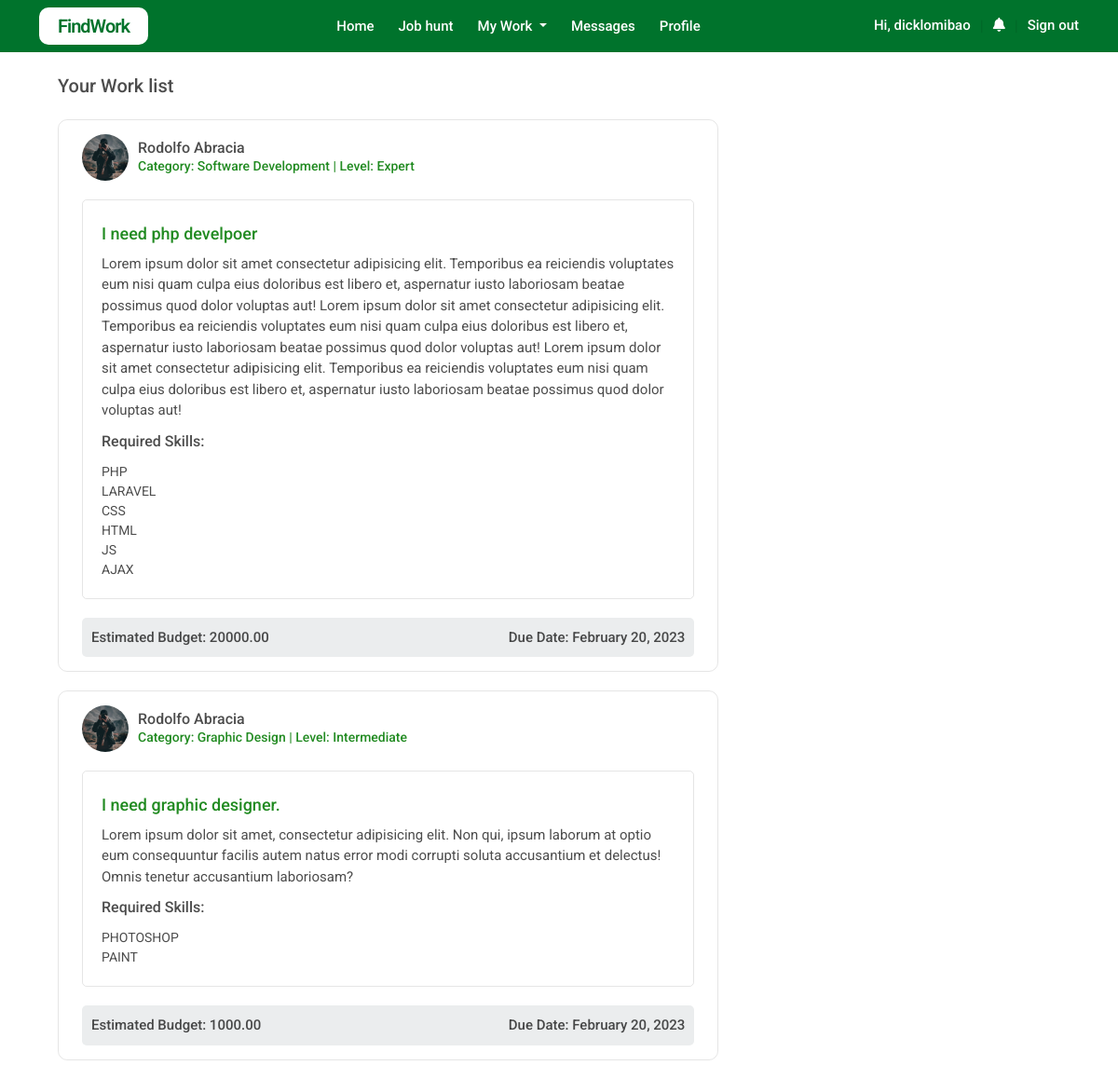
The page /pages/freelancer/freelance_myworklist.php (signed in) on the database its author committed.
### tables this page shows
CREATE TABLE `proposal` (
  `id` varchar(200) NOT NULL,
  `owner` varchar(200) NOT NULL,
  `job_id` varchar(200) NOT NULL,
  `proposal_title` varchar(1000) NOT NULL,
  `proposal_desc` varchar(10000) NOT NULL,
  `proposal_price` float NOT NULL,
  `proposal_duration` varchar(200) NOT NULL,
  `proposal_otherinfo` varchar(200) NOT NULL,
  `proposal_status` int(11) NOT NULL,
  `remarks` varchar(2000) DEFAULT NULL,
  `date_created` datetime NOT NULL,
  `delivered` int(11) NOT NULL,
  `delivered_item` varchar(200) NOT NULL
);

CREATE TABLE `accountinfo` (
  `id` int(11) NOT NULL,
  `owner_id` varchar(200) NOT NULL,
  `username` varchar(200) NOT NULL,
  `password` varchar(300) NOT NULL,
  `email` varchar(300) NOT NULL,
  `type` int(11) NOT NULL,
  `profile_pic` varchar(300) NOT NULL,
  `date_created` timestamp NOT NULL DEFAULT current_timestamp() ON UPDATE current_timestamp(),
  `user_status` datetime DEFAULT NULL
);

CREATE TABLE `categories` (
  `id` int(11) NOT NULL,
  `title` varchar(200) NOT NULL,
  `descriptions` varchar(500) NOT NULL,
  `date_created` timestamp NOT NULL DEFAULT current_timestamp()
);

CREATE TABLE `jobs` (
  `id` varchar(200) NOT NULL,
  `owner_id` varchar(200) NOT NULL,
  `title` varchar(500) NOT NULL,
  `descriptions` varchar(10000) NOT NULL,
  `category_id` int(10) NOT NULL,
  `level` varchar(200) NOT NULL,
  `required_skills` varchar(2000) NOT NULL,
  `budget` float NOT NULL,
  `due_date` datetime NOT NULL,
  `date_created` datetime DEFAULT NULL,
  `status` int(2) NOT NULL
);

### classes/db_config.php (called while the page is built, shortened)
<?php
class DB{
    private $host = "localhost";
    private $user = "root";
    private $pass = "";
    private $db = "findwork";
    private $connection;
    function __construct()
    {
        try{
            $this->connection = new PDO(
                "mysql:host=$this->host;dbname=$this->db",
                $this->user,
                $this->pass,
                [PDO::ATTR_ERRMODE => PDO::ERRMODE_EXCEPTION]
            );
            return $this->connection;
        }catch(PDOException $ex){
            echo "Error: " . $ex->getMessage();
        }
    }
    function getConnection(){
        return $this->connection;
    }
}

### classes/proposal.php (called while the page is built, shortened)
<?php
require_once "db_config.php";
class Proposal extends DB
{
    public function getWorkListOfFreelancer()
    {
        $sql = 'SELECT * FROM `proposal` WHERE owner = ? and `proposal_status` = 1';
        $stmt = $this->getConnection()->prepare($sql);
        $stmt->execute([
            $_SESSION['ownerid']
        ]);
        return $stmt->fetchAll(PDO::FETCH_ASSOC);
    }
}

### classes/job_list_getter.php (called while the page is built, shortened)
<?php
require_once 'db_config.php';
class Job_collection extends DB
{
    public function getWorkListOfFreelancer($id)
    {
        $sql = "SELECT
        jobs.id as jobid,
        jobs.title as jobtitle,
        jobs.descriptions,
        categories.id as catid,
        categories.title as cattitle,
        jobs.level,
        jobs.required_skills,
        jobs.budget,
        jobs.due_date,
        jobs.date_created,
        jobs.status,
        userinfo.id as userid,
        concat(userinfo.firstname,' ',userinfo.lastname) as fullname,
        accountinfo.profile_pic
        FROM jobs,accountinfo,categories,userinfo
        WHERE
        jobs.owner_id = userinfo.id
        and categories.id = jobs.category_id
        and accountinfo.owner_id = userinfo.id
        AND jobs.status = 3 and jobs.id = ? ";
        $stmt = $this->getConnection()->prepare($sql);
        $stmt->execute([$id]);
        return $stmt->fetchAll(PDO::FETCH_ASSOC);
    }
}

### classes/predefined_function.php (called while the page is built, shortened)
<?php
function decimal($num){
    return number_format($num, 2, '.', '');
}
?>

### pages/freelancer/freelance_myworklist.php (the view, shortened to what this page needs)
<?php
require_once '../../classes/job_list_getter.php';
require_once '../../classes/predefined_function.php';
require_once '../../classes/proposal.php';
$job_collection = new Job_collection;
$proposal = new Proposal;
$proposallist = $proposal->getWorkListOfFreelancer();
?>
<!DOCTYPE html>
<html lang="en">
<head>
    <?php require_once '../linklist.php'; ?>
    <link rel="stylesheet" href="../../css/client_jobslist.css">
    <link rel="stylesheet" href="../../css/freelancer_jobhunting.css">
</head>
<body>
    <?php include 'freelancer_navbar.php' ?>
    <div class="margin-side">
        <div class="container-fluid" style="margin-top: 80px;">
            <div class="row">
                <div class="col-md-8">
                    <div class="row">
                        <div class="col-md-12">
                            <h5>Your Work list</h5>
                            <br>
                            <?php foreach ($proposallist as $list) {
                                $job = $job_collection->getWorkListOfFreelancer($list['job_id']);
                                if (!empty($job)) {
                                    if ($job[0]['status'] == 3) { ?>
                                        <a href="freelancer_jobstart_view.php?jobid=<?php echo $list['job_id']; ?>" class="jobs-link">
                                            <div class="job-content">
                                                <div class="job-basic-info">
                                                    <div class="content-info">
                                                        <img src="../../assets/profilepicture/<?php echo $job[0]['profile_pic']; ?>" alt="Avatar" class="owner-avatar">
                                                        <div>
                                                            <h6 class="owner-name"><?php echo $job[0]['fullname']; ?></h6>
                                                            <p class="job-category">Category: <?php echo $job[0]['cattitle']; ?> | Level: <?php echo $job[0]['level'] ?></p>
                                                        </div>
                                                    </div>
                                                </div>
                                                <div class="job-primary-info">
                                                    <div class="job-main-content">
                                                        <h5 class="job-title"><?php echo $job[0]['jobtitle']; ?></h5>
                                                        <p class="job-desc"><?php echo $job[0]['descriptions']; ?></p>
                                                        <Label class="required-label">Required Skills:</Label>
                                                        <pre>
<?php echo $job[0]['required_skills']; ?>
</pre>
                                                    </div>
                                                </div>
                                                <div class="job-others-info">
                                                    <p class="budjet">Estimated Budget: <?php echo decimal($job[0]['budget']); ?></p>
                                                    <p class="due">Due Date: <?php echo date_format(new DateTime($job[0]['due_date']), "F d, Y"); ?></p>
                                                </div>
                                            </div>
                                        </a>
                            <?php }
                                }
                            } ?>
                        </div>
                    </div>
                </div>
                <div class="col-md-4">
                </div>
            </div>
        </div>
    </div>
</body>
</html>

### pages/linklist.php (shortened to what this page needs)
<link rel="stylesheet" href="https://cdnjs.cloudflare.com/ajax/libs/font-awesome/6.2.1/css/all.min.css">
<link href="https://cdn.jsdelivr.net/npm/bootstrap@5.2.3/dist/css/bootstrap.min.css" rel="stylesheet">
<link rel="stylesheet" href="../css/body_config.css">
<link rel="stylesheet" href="../../css/body_config.css">
<link rel="stylesheet" href="../../css/navbar.css">

### pages/freelancer/freelancer_navbar.php (shortened to what this page needs)
<nav class="navbar navbar-expand-lg" style="position: fixed;width:100%;top:0;z-index:1">
    <div class="container">
        <a class="navbar-brand" href="#">FindWork</a>
        <div class="collapse navbar-collapse" id="navbarSupportedContent">
            <ul class="navbar-nav m-auto mb-2 mb-lg-0">
                <li class="nav-item">
                    <a class="nav-link" aria-current="page" href="#">Home</a>
                </li>
                <li class="nav-item">
                    <a class="nav-link" aria-current="page" href="freelancer_jobhunt.php">Job hunt</a>
                </li>
                <li class="nav-item dropdown">
                    <a class="nav-link dropdown-toggle" href="#" role="button" data-bs-toggle="dropdown" aria-expanded="false">
                        My Work
                    </a>
                </li>
                <li class="nav-item">
                    <a class="nav-link" href="messages.php">Messages</a>
                </li>
                <li class="nav-item">
                    <a class="nav-link" href="freelance_profile.php">Profile</a>
                </li>
            </ul>
            <div class="d-flex">
                <a role="button" class="side-link"> <a role="button" class="side-link">Hi, <?php echo $_SESSION['username'] ?></a>
                </a>
                <span class="separator">|</span>
                <a href="#" id="notification-toggle" class="side-link" role="button" data-bs-toggle="dropdown"><i class="fa-solid fa-bell"></i></a>
                <span class="separator">|</span>
                <a href="../logout.php" class="side-link">Sign out</a>
            </div>
        </div>
    </div>
</nav>

### css/body_config.css (style rules this page uses)
body * { margin: 0; padding: 0; box-sizing: border-box; font-family: 'Roboto', sans-serif; color: rgba(0, 0, 0, .7); }
.margin-side { max-width: 1100px; margin: auto; }

### css/navbar.css (style rules this page uses)
.navbar { background-color: #00732c; }
.navbar-brand { padding: 5px 20px; background-color: white; color: #00732c; font-weight: 600; font-size: 20px; border-radius: 10px; letter-spacing: -1px; }
.nav-item { padding: 0 5px; }
.nav-item .nav-link { color: white; font-size: 15px; font-weight: 500; }
.side-link i { color: white; }
.side-link { text-decoration: none; color: white; font-size: 15px; font-weight: 500; }
.separator { color: rgba(0, 0, 0, .1); margin: 0 10px; }

### css/client_jobslist.css (style rules this page uses)
.job-content { padding: 20px 25px; border-radius: 10px; border: 1px solid rgba(0, 0, 0, .1); margin-bottom: 20px; }
.job-title { font-size: 18px; font-weight: 500; margin: 5px 0 0; }
.job-category { font-size: 18px; font-weight: 600; color: forestgreen; }
.jobs-link { text-decoration: none; }
.owner-avatar { object-fit: cover; width: 50px; height: 50px; border-radius: 50%; margin-right: 10px; }
.job-basic-info { align-items: center; display: flex; justify-content: space-between; }
.content-info { align-items: center; display: flex; justify-content: space-between; }

### css/freelancer_jobhunting.css (style rules this page uses)
.job-content { border: 1px solid rgba(0, 0, 0, .1); background-color: wh; border-radius: 10px; padding: 15px 25px; margin-bottom: 20px; }
.owner-avatar { object-fit: cover; width: 50px; height: 50px; border-radius: 50%; margin-right: 10px; }
.job-basic-info { align-items: center; display: flex; justify-content: space-between; }
.owner-name { font-size: 16px; }
.job-category { font-size: 14px; font-weight: 500; }
.content-info { display: flex; align-items: center; }
.job-title { font-size: 18px; color: forestgreen; }
.job-desc { margin-top: 10px; font-size: 15px; }
.job-primary-info { border-radius: 5px; margin-top: 20px; padding: 20px; border: 1px solid rgba(0, 0, 0, .1); }
.job-others-info { background-color: #ebedee; margin-top: 20px; display: flex; align-items: center; justify-content: space-between; border-radius: 5px; }
.budjet,.due { padding: 10px; font-weight: 500; font-size: 15px; }
.required-label { margin: 10px 0; font-weight: 500; }

### rows shown on the page
proposal: accountinfo.profile_pic (picture), fullname "Rodolfo Abracia", categories.title "Software Development", job.level "Expert", job.title "I need php develpoer", job.descriptions "Lorem ipsum dolor sit amet consectetur adipisicing elit. Temporibus ea reiciendis voluptates eum nisi quam culpa eius doloribus est libero et, aspernatur iusto laboriosam beatae possimus quod dolor voluptas aut! Lorem ipsum dolor sit amet consectetur adipisicing elit. Temporibus ea reiciendis voluptates eum nisi quam culpa eius doloribus est libero et, aspernatur iusto laboriosam beatae possimus quod dolor voluptas aut! Lorem ipsum dolor sit amet consectetur adipisicing elit. Temporibus ea reiciendis voluptates eum nisi quam culpa eius doloribus est libero et, aspernatur iusto laboriosam beatae possimus quod dolor voluptas aut!", job.required_skills "PHP LARAVEL CSS HTML JS AJAX", job.budget "20000.00", job.due_date "February 20, 2023"
proposal: accountinfo.profile_pic (picture), fullname "Rodolfo Abracia", categories.title "Graphic Design", job.level "Intermediate", job.title "I need graphic designer.", job.descriptions "Lorem ipsum dolor sit amet, consectetur adipisicing elit. Non qui, ipsum laborum at optio eum consequuntur facilis autem natus error modi corrupti soluta accusantium et delectus! Omnis tenetur accusantium laboriosam?", job.required_skills "PHOTOSHOP PAINT", job.budget "1000.00", job.due_date "February 20, 2023"

### other values the page prints
$_SESSION['username'] "dicklomibao"
